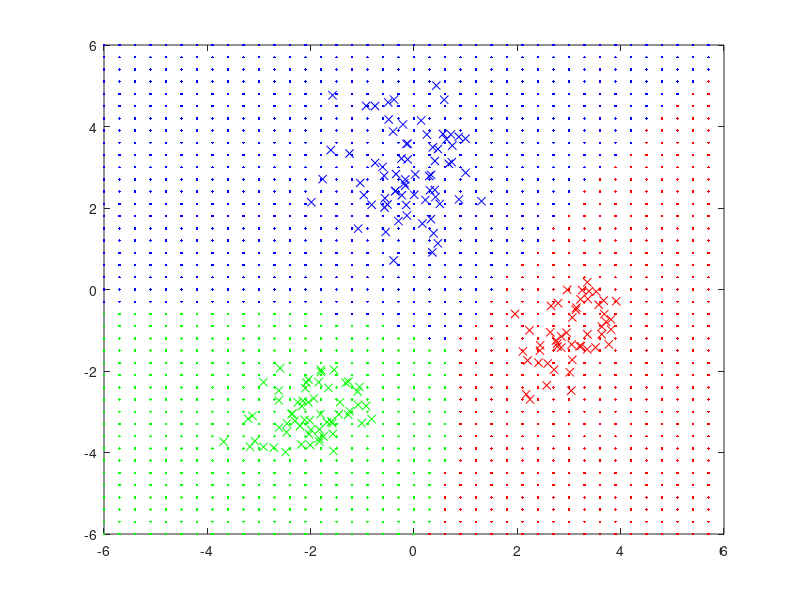

Write MATLAB code to recreate this figure.
clc;
clear;
close all;

num1 = 50;  mu1_prior=[3,-1]; sigma1_prior=[0.3,0.2;0.2,0.4];
num2 = 60;  mu2_prior=[-2,-3]; sigma2_prior=[0.4,0.1;0.1,0.3];
num3 = 70;  mu3_prior=[0,3]; sigma3_prior=[0.6,0;0,0.7];
action_risk = [0,2,1;1,0,2;2,1,0];
data1 = mvnrnd(mu1_prior,sigma1_prior,num1);
data2 = mvnrnd(mu2_prior,sigma2_prior,num2);
data3 = mvnrnd(mu3_prior,sigma3_prior,num3);


mu1 = mean(data1);
mu2 = mean(data2);
mu3 = mean(data3);

sigma1 = (data1-mu1)'*(data1-mu1)/length(data1);
sigma2 = (data2-mu2)'*(data2-mu2)/length(data2);
sigma3 = (data3-mu3)'*(data3-mu3)/length(data3);

P_prior = [0.3,0.3,0.4];

x = -6:0.3:6;
len = length(x);
X = zeros(len*len,2);
for i = 1:len
    x0 = x(i)*ones(len,1);
    X((len-1)*i+1:(len-1)*i+len,1)=x;
    X((len-1)*i+1:(len-1)*i+len,2)=x0;
end

P1_conditional = 1/((2*pi)^1.5*det(sigma1))*exp(-0.5*(X-mu1)*sigma1^-1*(X-mu1)');
P2_conditional = 1/((2*pi)^1.5*det(sigma2))*exp(-0.5*(X-mu2)*sigma2^-1*(X-mu2)');
P3_conditional = 1/((2*pi)^1.5*det(sigma3))*exp(-0.5*(X-mu3)*sigma3^-1*(X-mu3)');

PX = P1_conditional*P_prior(1)+P2_conditional*P_prior(2)+P3_conditional*P_prior(3);
P1_posterior = (P1_conditional*P_prior(1))./(PX);
P2_posterior = (P2_conditional*P_prior(2))./(PX);
P3_posterior = (P3_conditional*P_prior(3))./(PX);

P_posterior(1,:) = diag(P1_posterior);
P_posterior(2,:) = diag(P2_posterior);
P_posterior(3,:) = diag(P3_posterior);

R = action_risk*P_posterior;
[Rmin,index] = min(R);

figure;
for i = 1:num1
    plot(data1(i,1),data1(i,2),'rx');
    hold on;
end
for i = 1:num2
    plot(data2(i,1),data2(i,2),'gx');
    hold on;
end
for i = 1:num3
    plot(data3(i,1),data3(i,2),'bx');
    hold on;
end


for i = 1:len*len-1 
    %{
    if (index(i)~=index(i+1))
        plot(X(i,1),X(i,2),'ko');
        hold on;
    end
    %}
    switch index(i)
        case 1
            plot(X(i,1),X(i,2),'r.');
            hold on;
        case 2
            plot(X(i,1),X(i,2),'g.');
            hold on;
        case 3
            plot(X(i,1),X(i,2),'b.');
            hold on;
    end
end







